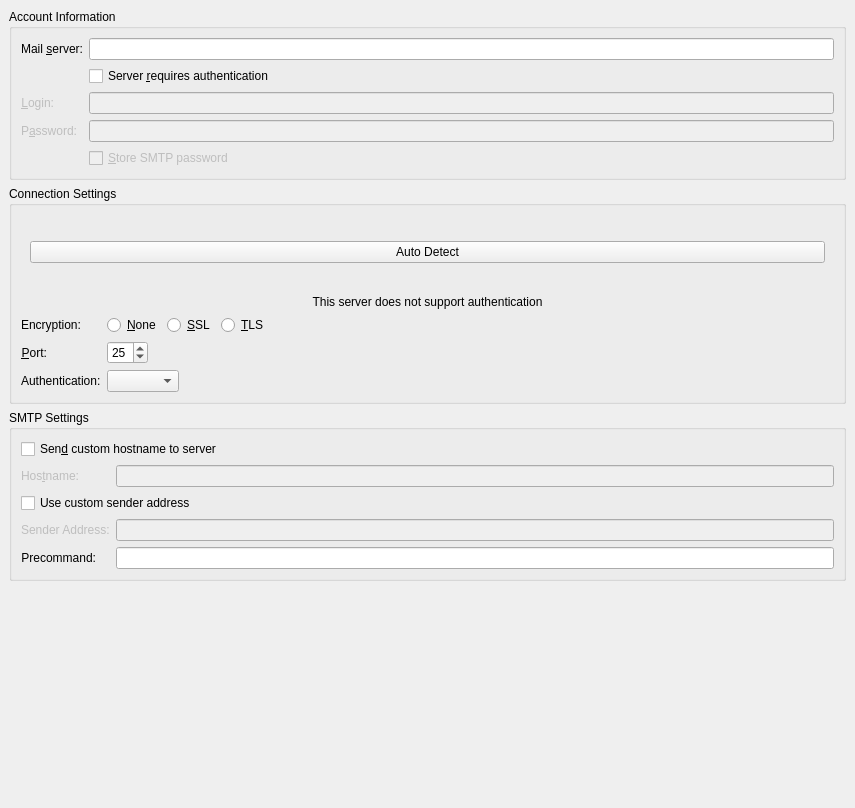
<?xml version="1.0" encoding="UTF-8"?>
<ui version="4.0">
 <author>Volker Krause &lt;vkrause@kde.org&gt;, KovoKs &lt;tomalbers@kde.nl&gt;</author>
 <class>SMTPSettings</class>
 <widget class="QWidget" name="SMTPSettings">
  <property name="geometry">
   <rect>
    <x>0</x>
    <y>0</y>
    <width>855</width>
    <height>808</height>
   </rect>
  </property>
  <layout class="QVBoxLayout" name="verticalLayout">
   <property name="margin">
    <number>0</number>
   </property>
   <item>
    <widget class="QScrollArea" name="scrollArea">
     <property name="frameShape">
      <enum>QFrame::NoFrame</enum>
     </property>
     <property name="lineWidth">
      <number>0</number>
     </property>
     <property name="horizontalScrollBarPolicy">
      <enum>Qt::ScrollBarAlwaysOff</enum>
     </property>
     <property name="widgetResizable">
      <bool>true</bool>
     </property>
     <widget class="QWidget" name="scrollAreaWidgetContents">
      <property name="geometry">
       <rect>
        <x>0</x>
        <y>0</y>
        <width>855</width>
        <height>808</height>
       </rect>
      </property>
      <layout class="QVBoxLayout" name="verticalLayout_6">
       <item>
        <widget class="QGroupBox" name="groupBox">
         <property name="title">
          <string>Account Information</string>
         </property>
         <property name="flat">
          <bool>true</bool>
         </property>
         <layout class="QFormLayout" name="formLayout_3">
          <item row="0" column="0">
           <widget class="QLabel" name="hostLabel">
            <property name="text">
             <string>Mail &amp;server:</string>
            </property>
            <property name="alignment">
             <set>Qt::AlignRight|Qt::AlignTrailing|Qt::AlignVCenter</set>
            </property>
            <property name="buddy">
             <cstring>kcfg_host</cstring>
            </property>
           </widget>
          </item>
          <item row="0" column="1">
           <widget class="QLineEdit" name="kcfg_host"/>
          </item>
          <item row="1" column="1">
           <widget class="QCheckBox" name="kcfg_requiresAuthentication">
            <property name="text">
             <string>Server &amp;requires authentication</string>
            </property>
           </widget>
          </item>
          <item row="2" column="0">
           <widget class="QLabel" name="usernameLabel">
            <property name="enabled">
             <bool>false</bool>
            </property>
            <property name="text">
             <string>&amp;Login:</string>
            </property>
            <property name="alignment">
             <set>Qt::AlignRight|Qt::AlignTrailing|Qt::AlignVCenter</set>
            </property>
            <property name="buddy">
             <cstring>kcfg_userName</cstring>
            </property>
           </widget>
          </item>
          <item row="2" column="1">
           <widget class="QLineEdit" name="kcfg_userName">
            <property name="enabled">
             <bool>false</bool>
            </property>
           </widget>
          </item>
          <item row="3" column="0">
           <widget class="QLabel" name="passwordLabel">
            <property name="enabled">
             <bool>false</bool>
            </property>
            <property name="text">
             <string>P&amp;assword:</string>
            </property>
            <property name="alignment">
             <set>Qt::AlignRight|Qt::AlignTrailing|Qt::AlignVCenter</set>
            </property>
            <property name="buddy">
             <cstring>password</cstring>
            </property>
           </widget>
          </item>
          <item row="3" column="1">
           <widget class="QLineEdit" name="password">
            <property name="enabled">
             <bool>false</bool>
            </property>
            <property name="whatsThis">
             <string>The password to send to the server for authorization.</string>
            </property>
            <property name="echoMode">
             <enum>QLineEdit::Password</enum>
            </property>
           </widget>
          </item>
          <item row="4" column="1">
           <widget class="QCheckBox" name="kcfg_storePassword">
            <property name="enabled">
             <bool>false</bool>
            </property>
            <property name="text">
             <string>&amp;Store SMTP password</string>
            </property>
           </widget>
          </item>
         </layout>
        </widget>
       </item>
       <item>
        <widget class="QGroupBox" name="kcfg_encryption">
         <property name="enabled">
          <bool>true</bool>
         </property>
         <property name="title">
          <string>Connection Settings</string>
         </property>
         <property name="flat">
          <bool>true</bool>
         </property>
         <layout class="QVBoxLayout" name="verticalLayout_5">
          <item>
           <widget class="QStackedWidget" name="checkCapabilitiesStack">
            <property name="currentIndex">
             <number>0</number>
            </property>
            <widget class="QWidget" name="page">
             <layout class="QVBoxLayout" name="verticalLayout_3">
              <item>
               <widget class="QPushButton" name="checkCapabilities">
                <property name="text">
                 <string>Auto Detect</string>
                </property>
               </widget>
              </item>
             </layout>
            </widget>
            <widget class="QWidget" name="page_2">
             <layout class="QVBoxLayout" name="verticalLayout_4">
              <item>
               <widget class="QProgressBar" name="checkCapabilitiesProgress">
                <property name="value">
                 <number>0</number>
                </property>
               </widget>
              </item>
             </layout>
            </widget>
           </widget>
          </item>
          <item>
           <widget class="QLabel" name="noAuthPossible">
            <property name="visible">
             <bool>false</bool>
            </property>
            <property name="frameShape">
             <enum>QFrame::Box</enum>
            </property>
            <property name="frameShadow">
             <enum>QFrame::Plain</enum>
            </property>
            <property name="lineWidth">
             <number>0</number>
            </property>
            <property name="text">
             <string>This server does not support authentication</string>
            </property>
            <property name="alignment">
             <set>Qt::AlignCenter</set>
            </property>
           </widget>
          </item>
          <item>
           <layout class="QFormLayout" name="formLayout_2">
            <property name="fieldGrowthPolicy">
             <enum>QFormLayout::ExpandingFieldsGrow</enum>
            </property>
            <item row="0" column="0">
             <widget class="QLabel" name="label">
              <property name="text">
               <string>Encryption:</string>
              </property>
             </widget>
            </item>
            <item row="0" column="1">
             <layout class="QHBoxLayout" name="encryptHLayout">
              <item>
               <widget class="QRadioButton" name="none">
                <property name="text">
                 <string>&amp;None</string>
                </property>
                <attribute name="buttonGroup">
                 <string notr="true">buttonGroup</string>
                </attribute>
               </widget>
              </item>
              <item>
               <widget class="QRadioButton" name="ssl">
                <property name="text">
                 <string>&amp;SSL</string>
                </property>
                <attribute name="buttonGroup">
                 <string notr="true">buttonGroup</string>
                </attribute>
               </widget>
              </item>
              <item>
               <widget class="QRadioButton" name="tls">
                <property name="text">
                 <string>&amp;TLS</string>
                </property>
                <attribute name="buttonGroup">
                 <string notr="true">buttonGroup</string>
                </attribute>
               </widget>
              </item>
             </layout>
            </item>
            <item row="1" column="0">
             <widget class="QLabel" name="portLabel">
              <property name="text">
               <string>&amp;Port:</string>
              </property>
              <property name="alignment">
               <set>Qt::AlignRight|Qt::AlignTrailing|Qt::AlignVCenter</set>
              </property>
              <property name="buddy">
               <cstring>kcfg_port</cstring>
              </property>
             </widget>
            </item>
            <item row="1" column="1">
             <widget class="QSpinBox" name="kcfg_port">
              <property name="minimum">
               <number>1</number>
              </property>
              <property name="value">
               <number>25</number>
              </property>
             </widget>
            </item>
            <item row="2" column="0">
             <widget class="QLabel" name="authLabel">
              <property name="text">
               <string>Authentication:</string>
              </property>
             </widget>
            </item>
            <item row="2" column="1">
             <widget class="KComboBox" name="authCombo"/>
            </item>
           </layout>
          </item>
         </layout>
        </widget>
       </item>
       <item>
        <widget class="QGroupBox" name="smtpSettingsGroupBox">
         <property name="title">
          <string>SMTP Settings</string>
         </property>
         <layout class="QFormLayout" name="formLayout">
          <item row="0" column="0" colspan="2">
           <widget class="QCheckBox" name="kcfg_specifyHostname">
            <property name="text">
             <string>Sen&amp;d custom hostname to server</string>
            </property>
           </widget>
          </item>
          <item row="1" column="0">
           <widget class="QLabel" name="hostnameLabel">
            <property name="enabled">
             <bool>false</bool>
            </property>
            <property name="text">
             <string>Hos&amp;tname:</string>
            </property>
            <property name="alignment">
             <set>Qt::AlignRight|Qt::AlignTrailing|Qt::AlignVCenter</set>
            </property>
            <property name="buddy">
             <cstring>kcfg_localHostname</cstring>
            </property>
           </widget>
          </item>
          <item row="1" column="1">
           <widget class="QLineEdit" name="kcfg_localHostname">
            <property name="enabled">
             <bool>false</bool>
            </property>
           </widget>
          </item>
          <item row="2" column="0" colspan="2">
           <widget class="QCheckBox" name="kcfg_specifySenderOverwriteAddress">
            <property name="text">
             <string>Use custom sender address</string>
            </property>
           </widget>
          </item>
          <item row="3" column="0">
           <widget class="QLabel" name="label_2">
            <property name="enabled">
             <bool>false</bool>
            </property>
            <property name="text">
             <string>Sender Address:</string>
            </property>
           </widget>
          </item>
          <item row="3" column="1">
           <widget class="QLineEdit" name="kcfg_senderOverwriteAddress">
            <property name="enabled">
             <bool>false</bool>
            </property>
           </widget>
          </item>
          <item row="4" column="0">
           <widget class="QLabel" name="precommandLabel">
            <property name="text">
             <string>Precommand:</string>
            </property>
            <property name="alignment">
             <set>Qt::AlignRight|Qt::AlignTrailing|Qt::AlignVCenter</set>
            </property>
           </widget>
          </item>
          <item row="4" column="1">
           <widget class="QLineEdit" name="kcfg_precommand"/>
          </item>
         </layout>
        </widget>
       </item>
       <item>
        <spacer name="verticalSpacer">
         <property name="orientation">
          <enum>Qt::Vertical</enum>
         </property>
         <property name="sizeHint" stdset="0">
          <size>
           <width>20</width>
           <height>40</height>
          </size>
         </property>
        </spacer>
       </item>
      </layout>
     </widget>
    </widget>
   </item>
  </layout>
 </widget>
 <customwidgets>
  <customwidget>
   <class>KComboBox</class>
   <extends>QComboBox</extends>
   <header>kcombobox.h</header>
  </customwidget>
 </customwidgets>
 <resources/>
 <connections>
  <connection>
   <sender>kcfg_specifyHostname</sender>
   <signal>toggled(bool)</signal>
   <receiver>hostnameLabel</receiver>
   <slot>setEnabled(bool)</slot>
   <hints>
    <hint type="sourcelabel">
     <x>101</x>
     <y>249</y>
    </hint>
    <hint type="destinationlabel">
     <x>83</x>
     <y>277</y>
    </hint>
   </hints>
  </connection>
  <connection>
   <sender>kcfg_specifyHostname</sender>
   <signal>toggled(bool)</signal>
   <receiver>kcfg_localHostname</receiver>
   <slot>setEnabled(bool)</slot>
   <hints>
    <hint type="sourcelabel">
     <x>196</x>
     <y>249</y>
    </hint>
    <hint type="destinationlabel">
     <x>199</x>
     <y>277</y>
    </hint>
   </hints>
  </connection>
  <connection>
   <sender>kcfg_requiresAuthentication</sender>
   <signal>toggled(bool)</signal>
   <receiver>kcfg_userName</receiver>
   <slot>setEnabled(bool)</slot>
   <hints>
    <hint type="sourcelabel">
     <x>372</x>
     <y>110</y>
    </hint>
    <hint type="destinationlabel">
     <x>372</x>
     <y>137</y>
    </hint>
   </hints>
  </connection>
  <connection>
   <sender>kcfg_requiresAuthentication</sender>
   <signal>toggled(bool)</signal>
   <receiver>usernameLabel</receiver>
   <slot>setEnabled(bool)</slot>
   <hints>
    <hint type="sourcelabel">
     <x>372</x>
     <y>110</y>
    </hint>
    <hint type="destinationlabel">
     <x>141</x>
     <y>137</y>
    </hint>
   </hints>
  </connection>
  <connection>
   <sender>kcfg_requiresAuthentication</sender>
   <signal>toggled(bool)</signal>
   <receiver>passwordLabel</receiver>
   <slot>setEnabled(bool)</slot>
   <hints>
    <hint type="sourcelabel">
     <x>372</x>
     <y>110</y>
    </hint>
    <hint type="destinationlabel">
     <x>128</x>
     <y>164</y>
    </hint>
   </hints>
  </connection>
  <connection>
   <sender>kcfg_requiresAuthentication</sender>
   <signal>toggled(bool)</signal>
   <receiver>password</receiver>
   <slot>setEnabled(bool)</slot>
   <hints>
    <hint type="sourcelabel">
     <x>372</x>
     <y>110</y>
    </hint>
    <hint type="destinationlabel">
     <x>372</x>
     <y>164</y>
    </hint>
   </hints>
  </connection>
  <connection>
   <sender>kcfg_requiresAuthentication</sender>
   <signal>toggled(bool)</signal>
   <receiver>kcfg_storePassword</receiver>
   <slot>setEnabled(bool)</slot>
   <hints>
    <hint type="sourcelabel">
     <x>372</x>
     <y>110</y>
    </hint>
    <hint type="destinationlabel">
     <x>372</x>
     <y>189</y>
    </hint>
   </hints>
  </connection>
  <connection>
   <sender>kcfg_specifySenderOverwriteAddress</sender>
   <signal>toggled(bool)</signal>
   <receiver>label_2</receiver>
   <slot>setEnabled(bool)</slot>
   <hints>
    <hint type="sourcelabel">
     <x>59</x>
     <y>299</y>
    </hint>
    <hint type="destinationlabel">
     <x>78</x>
     <y>312</y>
    </hint>
   </hints>
  </connection>
  <connection>
   <sender>kcfg_specifySenderOverwriteAddress</sender>
   <signal>toggled(bool)</signal>
   <receiver>kcfg_senderOverwriteAddress</receiver>
   <slot>setEnabled(bool)</slot>
   <hints>
    <hint type="sourcelabel">
     <x>152</x>
     <y>297</y>
    </hint>
    <hint type="destinationlabel">
     <x>169</x>
     <y>318</y>
    </hint>
   </hints>
  </connection>
 </connections>
 <buttongroups>
  <buttongroup name="buttonGroup"/>
 </buttongroups>
</ui>
